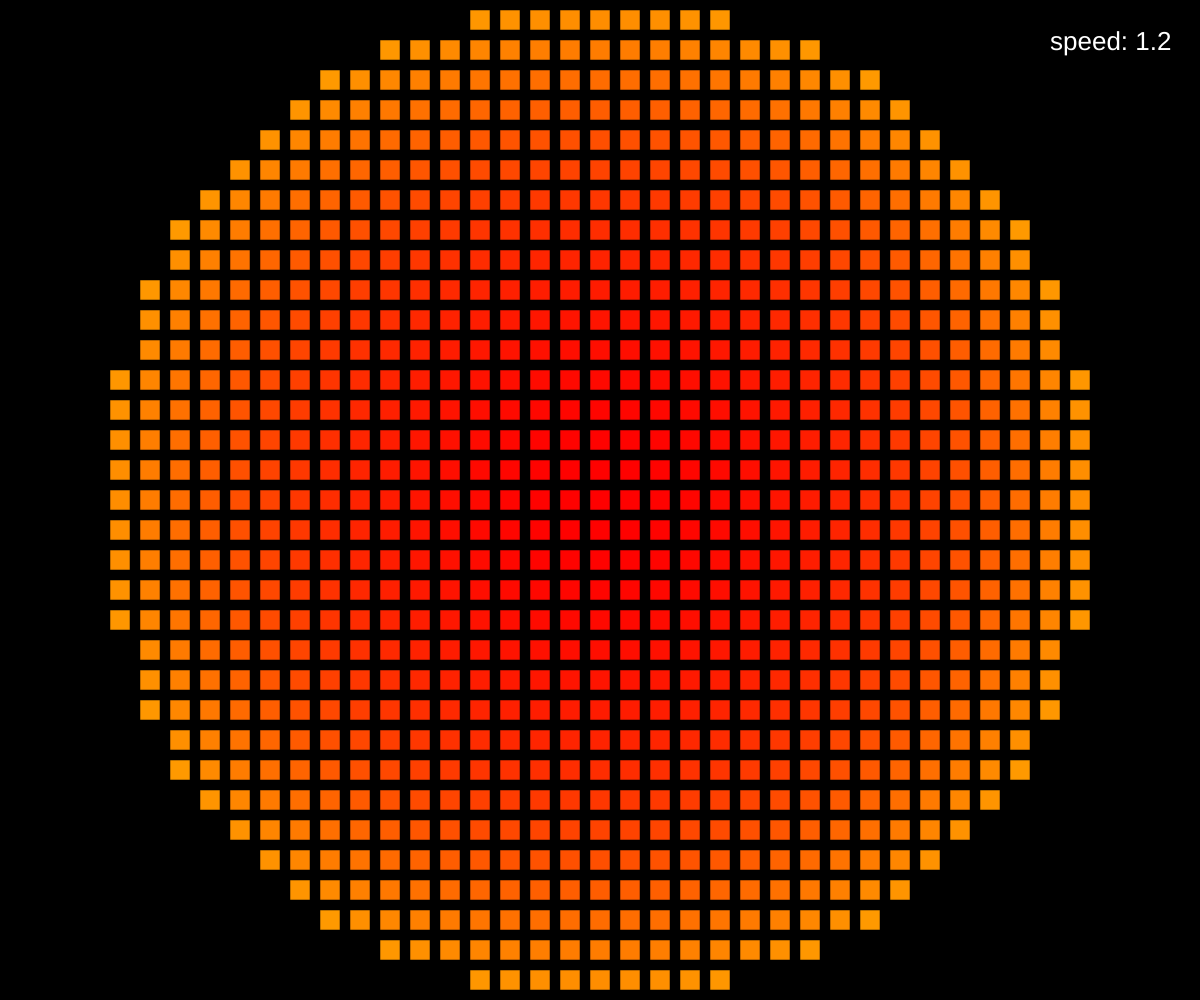
Frame 1 (no input)
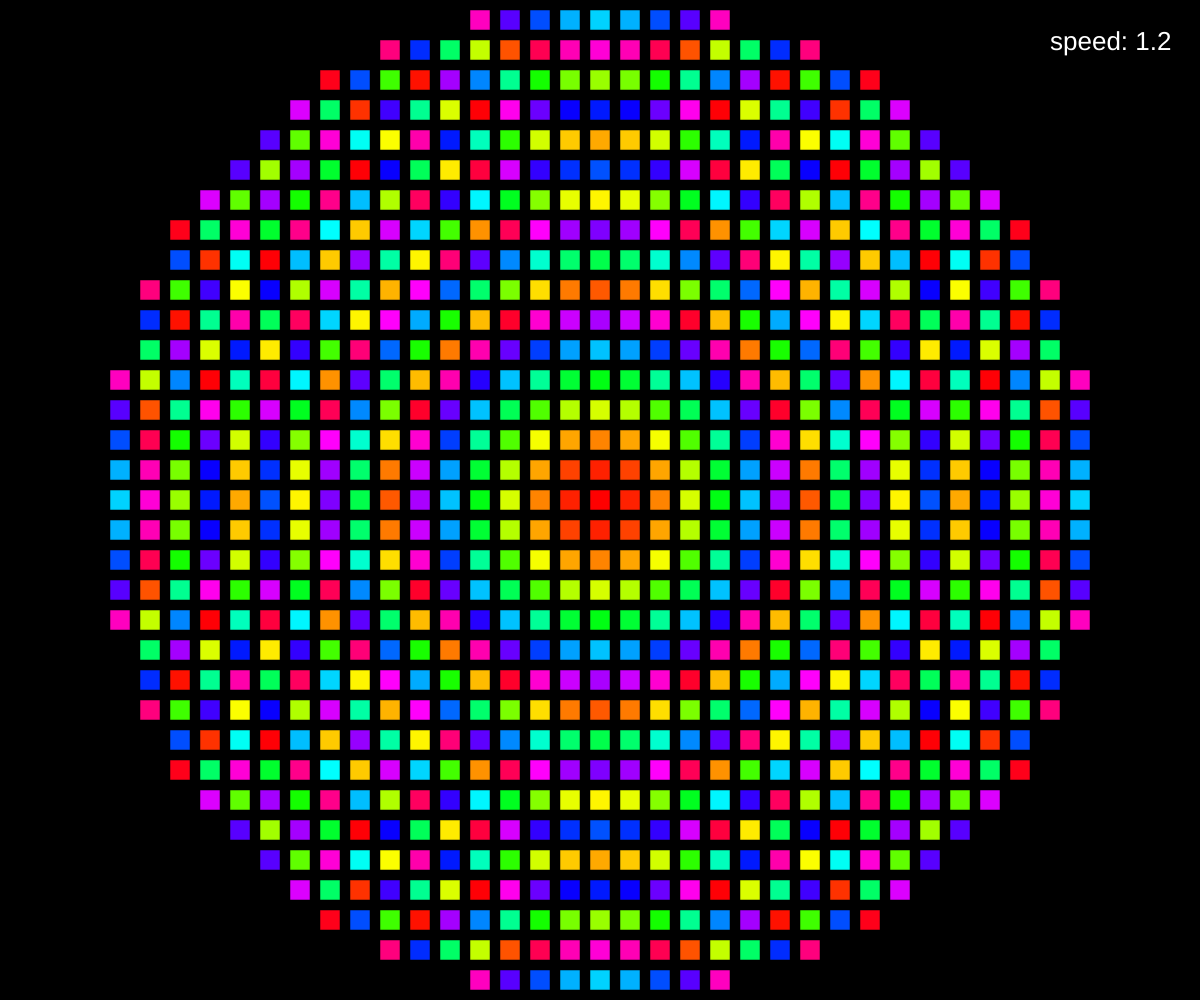
Frame 60 (no input)
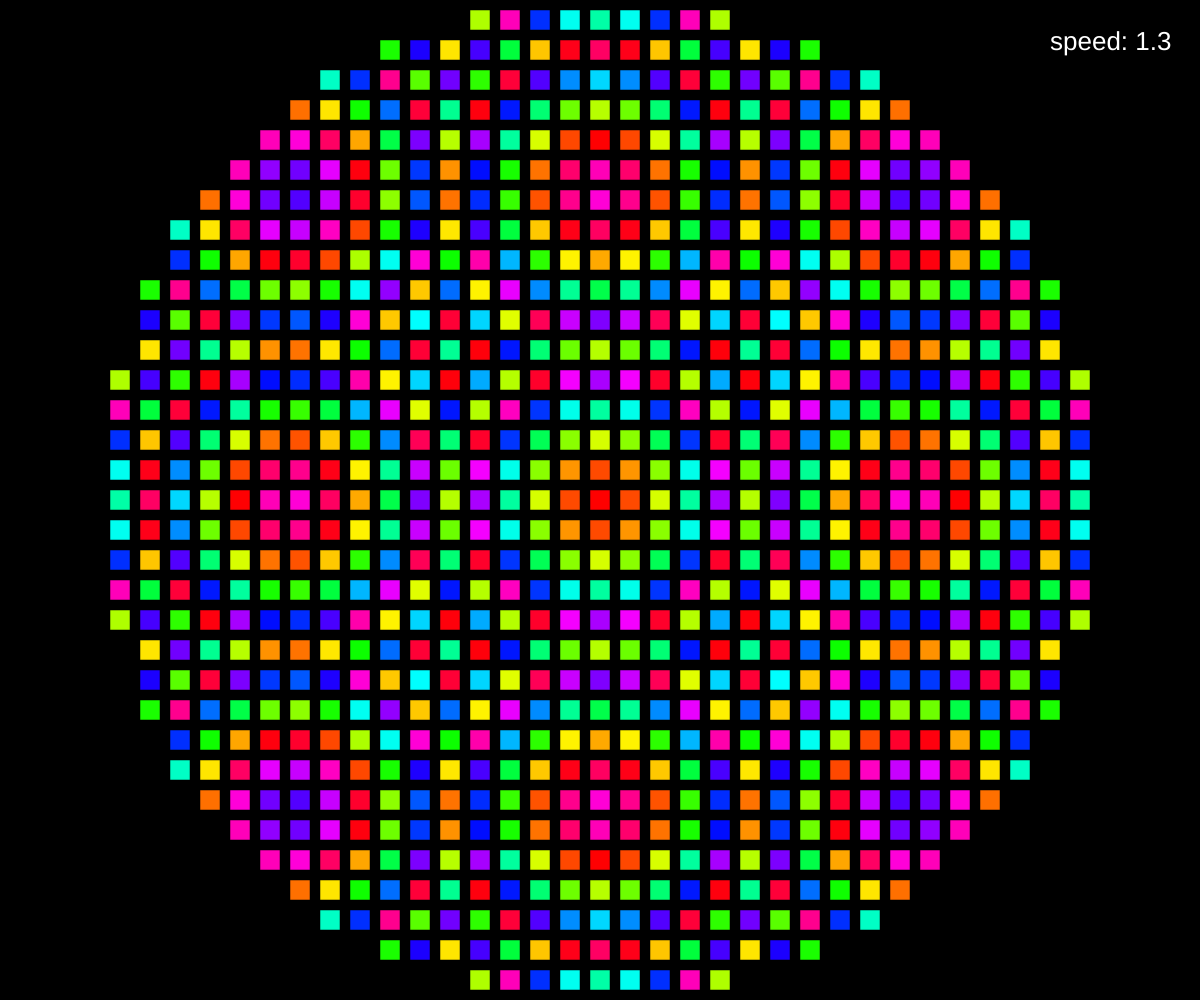
Frame 120 (the mouse pressed at the canvas centre since frame 60)

The p5.js sketch that drew these frames (run headless with seeded random() and noise() and a simulated clock; from frame 60 on, the mouse is pressed at the canvas centre):

// p5.js sketch
// ── sketch.js


function setup() {
	createCanvas(windowWidth, windowHeight);
	rectMode(CENTER);
	colorMode(HSB, 1, 1, 1, 1);
}

function windowResized() {
  resizeCanvas(windowWidth, windowHeight);
}

function draw() {
	var detail = 30;
	var mx = map(mouseX, 0, width, .00001, .00026);
  background(0);
	noStroke();
  var r = min(height/2, width/2);
	push();
	translate(width/2, height/2);
  for (var x = -width/2; x < width/2; x+= detail) {
    for (var y = -width/2; y < height/2; y+= detail) {
      var d = dist(x, y, 0, 0);
      if (d<r) {
				if(mouseX == 0 && mouseY == 0){
					mx = .00012;
				}
        var a = radians(.6*d*d*frameCount*mx)%PI;
        var p = map(a, 0, PI, 0, 1);
				fill(p,1,1);
        //stroke(p, 1, 1);
				push();
				translate(x,y);
				//rotate(a);
				rect(0,0,detail*.65,detail*.65);
				//line(-detail*.36, 0, detail*.36,0);
				pop();
      }
    }
  }
	pop();
	noStroke();
	fill(255);
	textSize(26);
	text("speed: " + nf(mx*10000, 1,1), width-150, 50);
	/*
	crosshair
	stroke(255);
	line(width/2, 0, width/2, height);
	line(0, height/2,width,  height/2);
	*/
}

// ── post.html
<!DOCTYPE html>
<html>
<head>
<title>Mosaic</title>
<link rel="shortcut icon" type="image/png" href="https://krabcode.github.io/favicon.png"/>
<link rel="stylesheet" href="../../styles/sketch.css">
<script src="../../lib/p5.js"></script>
<script src="sketch.js"></script>
</head>
<body>
</body>
<header>
<p><a href="https://krabcode.github.io/index.html"> <<< </a></p>
</header>
</html>
